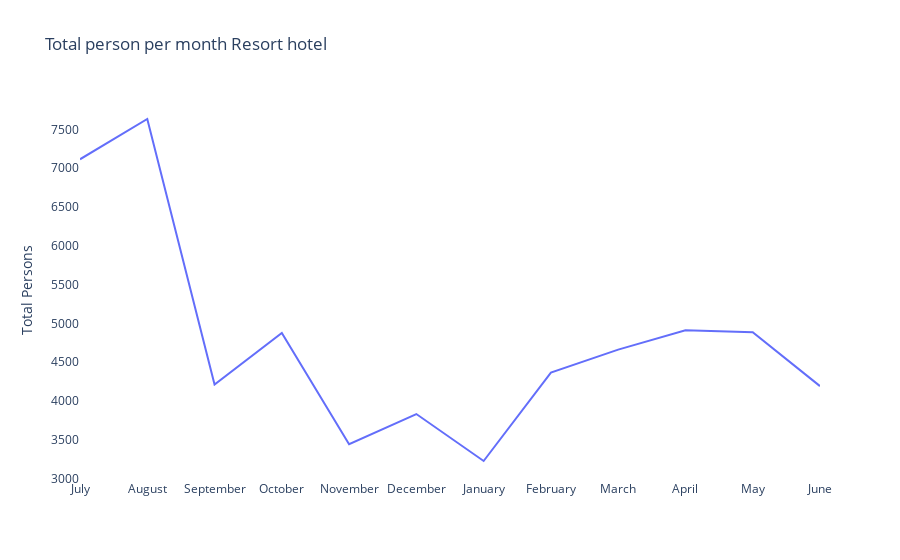

Write notebook code for a chart like this one.
### Code cell
import plotly.express as px

fig = px.line(resort_person, x="arrival_date_month", y="total",
                title="Total person per month Resort hotel")
fig.update_layout(showlegend=False,
            plot_bgcolor="white",
            xaxis_title= "",
            yaxis_title="Total Persons")

fig.show()

### Figure 1 — Plotly figure (JSON) as saved in the notebook; plotly's stock layout.template omitted (floating-point values rounded to 4 significant figures)
{"data": [{"hovertemplate": "arrival_date_month=%{x}<br>total=%{y}<extra></extra>", "legendgroup": "", "line": {"color": "#636efa", "dash": "solid"}, "mode": "lines", "name": "", "orientation": "v", "showlegend": false, "type": "scatter", "x": ["July", "August", "September", "October", "November", "December", "January", "February", "March", "April", "May", "June"], "xaxis": "x", "y": [7115, 7634, 4212, 4878, 3443, 3832, 3227, 4367, 4662, 4912, 4886, 4192], "yaxis": "y"}], "layout": {"legend": {"tracegroupgap": 0}, "plot_bgcolor": "white", "showlegend": false, "title": {"text": "Total person per month Resort hotel"}, "xaxis": {"anchor": "y", "domain": [0, 1], "title": {"text": ""}}, "yaxis": {"anchor": "x", "domain": [0, 1], "title": {"text": "Total Persons"}}}}
